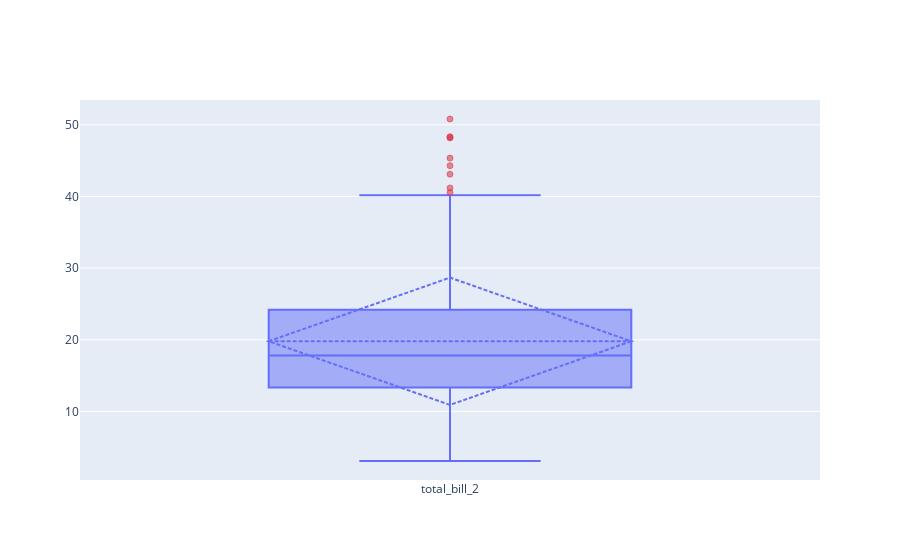

This figure's notebook cell:
### Code cell
import numpy as np


y2 = df["total_bill"]


fig = go.Figure()

fig.add_trace(    go.Box(y=y2, name='total_bill_2',boxmean='sd',
                        boxpoints='suspectedoutliers', # only suspected outliers
                        marker=dict(outliercolor='rgba(219, 64, 82, 0.6)',line=dict(outliercolor='rgba(219, 64, 82, 0.6)') )
     ) )# represent mean and SD


fig.show()

### Figure 1 — Plotly figure (JSON) as saved in the notebook; plotly's stock layout.template omitted (floating-point values rounded to 4 significant figures; data arrays with more than 128 entries replaced by an {"elided": "..."} marker saying what was removed)
{"data": [{"boxmean": "sd", "boxpoints": "suspectedoutliers", "marker": {"line": {"outliercolor": "rgba(219, 64, 82, 0.6)"}, "outliercolor": "rgba(219, 64, 82, 0.6)"}, "name": "total_bill_2", "type": "box", "y": {"elided": "244 float values"}}], "layout": {}}
